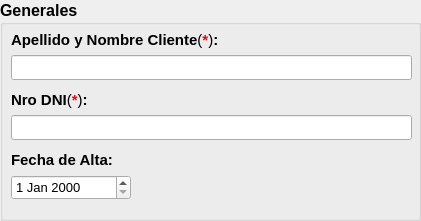
     <widget class="QGroupBox" name="groupBox_generales_2">
      <property name="geometry">
       <rect>
        <x>10</x>
        <y>80</y>
        <width>421</width>
        <height>221</height>
       </rect>
      </property>
      <property name="minimumSize">
       <size>
        <width>421</width>
        <height>191</height>
       </size>
      </property>
      <property name="maximumSize">
       <size>
        <width>421</width>
        <height>250</height>
       </size>
      </property>
      <property name="font">
       <font>
        <pointsize>12</pointsize>
        <weight>75</weight>
        <bold>true</bold>
       </font>
      </property>
      <property name="autoFillBackground">
       <bool>false</bool>
      </property>
      <property name="title">
       <string>Generales</string>
      </property>
      <widget class="QLabel" name="label_codProv_3">
       <property name="geometry">
        <rect>
         <x>11</x>
         <y>31</y>
         <width>251</width>
         <height>18</height>
        </rect>
       </property>
       <property name="font">
        <font>
         <pointsize>11</pointsize>
         <weight>75</weight>
         <bold>true</bold>
         <underline>false</underline>
        </font>
       </property>
       <property name="styleSheet">
        <string notr="true">QLabel{background-color:none}</string>
       </property>
       <property name="text">
        <string>&lt;html&gt;&lt;head/&gt;&lt;body&gt;&lt;p&gt;Apellido y Nombre Cliente&lt;span style=&quot; font-weight:400;&quot;&gt;(&lt;/span&gt;&lt;span style=&quot; color:#ff0000;&quot;&gt;*&lt;/span&gt;&lt;span style=&quot; font-weight:400;&quot;&gt;)&lt;/span&gt;:&lt;/p&gt;&lt;/body&gt;&lt;/html&gt;</string>
       </property>
      </widget>
      <widget class="QLineEdit" name="show_nameCliente">
       <property name="geometry">
        <rect>
         <x>11</x>
         <y>55</y>
         <width>401</width>
         <height>25</height>
        </rect>
       </property>
       <property name="font">
        <font>
         <pointsize>12</pointsize>
         <weight>50</weight>
         <bold>false</bold>
        </font>
       </property>
       <property name="text">
        <string/>
       </property>
       <property name="maxLength">
        <number>40</number>
       </property>
       <property name="alignment">
        <set>Qt::AlignCenter</set>
       </property>
      </widget>
      <widget class="QLabel" name="label_nameProv_3">
       <property name="geometry">
        <rect>
         <x>11</x>
         <y>91</y>
         <width>181</width>
         <height>18</height>
        </rect>
       </property>
       <property name="font">
        <font>
         <pointsize>11</pointsize>
         <weight>75</weight>
         <bold>true</bold>
         <underline>false</underline>
        </font>
       </property>
       <property name="text">
        <string>&lt;html&gt;&lt;head/&gt;&lt;body&gt;&lt;p&gt;Nro DNI&lt;span style=&quot; font-weight:400;&quot;&gt;(&lt;/span&gt;&lt;span style=&quot; color:#ff0000;&quot;&gt;*&lt;/span&gt;&lt;span style=&quot; font-weight:400;&quot;&gt;)&lt;/span&gt;:&lt;/p&gt;&lt;/body&gt;&lt;/html&gt;</string>
       </property>
      </widget>
      <widget class="QLineEdit" name="show_Dni">
       <property name="geometry">
        <rect>
         <x>11</x>
         <y>115</y>
         <width>401</width>
         <height>25</height>
        </rect>
       </property>
       <property name="font">
        <font>
         <pointsize>12</pointsize>
         <weight>50</weight>
         <bold>false</bold>
        </font>
       </property>
       <property name="text">
        <string/>
       </property>
       <property name="maxLength">
        <number>40</number>
       </property>
       <property name="alignment">
        <set>Qt::AlignCenter</set>
       </property>
      </widget>
      <widget class="QLabel" name="label_fechaAlta_3">
       <property name="geometry">
        <rect>
         <x>11</x>
         <y>151</y>
         <width>105</width>
         <height>18</height>
        </rect>
       </property>
       <property name="font">
        <font>
         <pointsize>11</pointsize>
         <weight>75</weight>
         <bold>true</bold>
         <underline>false</underline>
        </font>
       </property>
       <property name="text">
        <string>Fecha de Alta:</string>
       </property>
      </widget>
      <widget class="QDateEdit" name="show_fechaAlta">
       <property name="geometry">
        <rect>
         <x>11</x>
         <y>175</y>
         <width>120</width>
         <height>25</height>
        </rect>
       </property>
       <property name="minimumSize">
        <size>
         <width>100</width>
         <height>25</height>
        </size>
       </property>
       <property name="maximumSize">
        <size>
         <width>150</width>
         <height>30</height>
        </size>
       </property>
       <property name="font">
        <font>
         <pointsize>10</pointsize>
         <weight>50</weight>
         <bold>false</bold>
        </font>
       </property>
      </widget>
     </widget>
